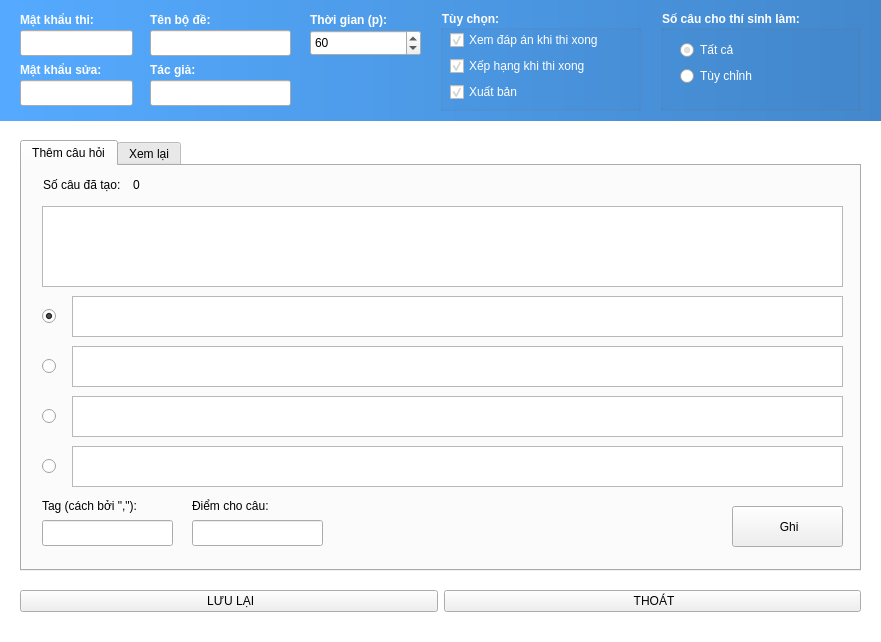
<?xml version="1.0" encoding="UTF-8"?>
<ui version="4.0">
 <class>FormTaoCauHoi</class>
 <widget class="QWidget" name="FormTaoCauHoi">
  <property name="geometry">
   <rect>
    <x>0</x>
    <y>0</y>
    <width>881</width>
    <height>642</height>
   </rect>
  </property>
  <property name="minimumSize">
   <size>
    <width>881</width>
    <height>642</height>
   </size>
  </property>
  <property name="maximumSize">
   <size>
    <width>881</width>
    <height>642</height>
   </size>
  </property>
  <property name="windowTitle">
   <string>Tạo bộ đề</string>
  </property>
  <property name="windowIcon">
   <iconset resource="resources.qrc">
    <normaloff>:/img/icon/new.ico</normaloff>:/img/icon/new.ico</iconset>
  </property>
  <property name="styleSheet">
   <string notr="true">QWidget#FormTaoCauHoi{
background-color: rgb(255, 255, 255);
}</string>
  </property>
  <widget class="QLabel" name="label">
   <property name="geometry">
    <rect>
     <x>20</x>
     <y>10</y>
     <width>91</width>
     <height>20</height>
    </rect>
   </property>
   <property name="font">
    <font>
     <weight>75</weight>
     <bold>true</bold>
    </font>
   </property>
   <property name="styleSheet">
    <string notr="true">color: rgb(255, 255, 255);</string>
   </property>
   <property name="text">
    <string>Mật khẩu thi:</string>
   </property>
  </widget>
  <widget class="QLineEdit" name="txtPass">
   <property name="geometry">
    <rect>
     <x>20</x>
     <y>30</y>
     <width>113</width>
     <height>26</height>
    </rect>
   </property>
  </widget>
  <widget class="QLineEdit" name="txtPassEdit">
   <property name="geometry">
    <rect>
     <x>20</x>
     <y>80</y>
     <width>113</width>
     <height>26</height>
    </rect>
   </property>
  </widget>
  <widget class="QLineEdit" name="txtExamName">
   <property name="geometry">
    <rect>
     <x>150</x>
     <y>30</y>
     <width>141</width>
     <height>26</height>
    </rect>
   </property>
  </widget>
  <widget class="QSpinBox" name="spinTime">
   <property name="geometry">
    <rect>
     <x>310</x>
     <y>30</y>
     <width>111</width>
     <height>26</height>
    </rect>
   </property>
   <property name="minimum">
    <number>1</number>
   </property>
   <property name="maximum">
    <number>1000</number>
   </property>
   <property name="singleStep">
    <number>15</number>
   </property>
   <property name="value">
    <number>60</number>
   </property>
  </widget>
  <widget class="QLabel" name="label_8">
   <property name="geometry">
    <rect>
     <x>0</x>
     <y>0</y>
     <width>1141</width>
     <height>121</height>
    </rect>
   </property>
   <property name="styleSheet">
    <string notr="true">background-color: qlineargradient(spread:pad, x1:0, y1:0, x2:1, y2:0, stop:0 rgba(85, 170, 255, 255), stop:1 rgba(62, 126, 189, 255));</string>
   </property>
   <property name="text">
    <string/>
   </property>
  </widget>
  <widget class="QLabel" name="label_2">
   <property name="geometry">
    <rect>
     <x>20</x>
     <y>60</y>
     <width>91</width>
     <height>20</height>
    </rect>
   </property>
   <property name="font">
    <font>
     <weight>75</weight>
     <bold>true</bold>
    </font>
   </property>
   <property name="styleSheet">
    <string notr="true">color: rgb(255, 255, 255);</string>
   </property>
   <property name="text">
    <string>Mật khẩu sửa:</string>
   </property>
  </widget>
  <widget class="QLabel" name="label_3">
   <property name="geometry">
    <rect>
     <x>150</x>
     <y>10</y>
     <width>91</width>
     <height>20</height>
    </rect>
   </property>
   <property name="font">
    <font>
     <weight>75</weight>
     <bold>true</bold>
    </font>
   </property>
   <property name="styleSheet">
    <string notr="true">color: rgb(255, 255, 255);</string>
   </property>
   <property name="text">
    <string>Tên bộ đề:</string>
   </property>
  </widget>
  <widget class="QLabel" name="label_4">
   <property name="geometry">
    <rect>
     <x>310</x>
     <y>10</y>
     <width>91</width>
     <height>20</height>
    </rect>
   </property>
   <property name="font">
    <font>
     <weight>75</weight>
     <bold>true</bold>
    </font>
   </property>
   <property name="styleSheet">
    <string notr="true">color: rgb(255, 255, 255);</string>
   </property>
   <property name="text">
    <string>Thời gian (p):</string>
   </property>
  </widget>
  <widget class="QLineEdit" name="txtAuthor">
   <property name="geometry">
    <rect>
     <x>150</x>
     <y>80</y>
     <width>141</width>
     <height>26</height>
    </rect>
   </property>
  </widget>
  <widget class="QLabel" name="label_5">
   <property name="geometry">
    <rect>
     <x>150</x>
     <y>60</y>
     <width>91</width>
     <height>20</height>
    </rect>
   </property>
   <property name="font">
    <font>
     <weight>75</weight>
     <bold>true</bold>
    </font>
   </property>
   <property name="styleSheet">
    <string notr="true">color: rgb(255, 255, 255);</string>
   </property>
   <property name="text">
    <string>Tác giả:</string>
   </property>
  </widget>
  <widget class="QTabWidget" name="tabWidget">
   <property name="geometry">
    <rect>
     <x>20</x>
     <y>140</y>
     <width>841</width>
     <height>431</height>
    </rect>
   </property>
   <property name="currentIndex">
    <number>0</number>
   </property>
   <widget class="QWidget" name="tab">
    <attribute name="title">
     <string>Thêm câu hỏi</string>
    </attribute>
    <widget class="QLineEdit" name="txtScore">
     <property name="geometry">
      <rect>
       <x>170</x>
       <y>354</y>
       <width>131</width>
       <height>26</height>
      </rect>
     </property>
    </widget>
    <widget class="QRadioButton" name="optC">
     <property name="geometry">
      <rect>
       <x>20</x>
       <y>230</y>
       <width>21</width>
       <height>41</height>
      </rect>
     </property>
     <property name="text">
      <string/>
     </property>
     <property name="checked">
      <bool>false</bool>
     </property>
    </widget>
    <widget class="QTextEdit" name="txtC">
     <property name="geometry">
      <rect>
       <x>50</x>
       <y>230</y>
       <width>771</width>
       <height>41</height>
      </rect>
     </property>
    </widget>
    <widget class="QPushButton" name="btnWrite">
     <property name="geometry">
      <rect>
       <x>710</x>
       <y>340</y>
       <width>111</width>
       <height>41</height>
      </rect>
     </property>
     <property name="text">
      <string> Ghi</string>
     </property>
     <property name="icon">
      <iconset resource="resources.qrc">
       <normaloff>:/img/icon/check.png</normaloff>:/img/icon/check.png</iconset>
     </property>
     <property name="iconSize">
      <size>
       <width>32</width>
       <height>32</height>
      </size>
     </property>
    </widget>
    <widget class="QRadioButton" name="optD">
     <property name="geometry">
      <rect>
       <x>20</x>
       <y>280</y>
       <width>21</width>
       <height>41</height>
      </rect>
     </property>
     <property name="text">
      <string/>
     </property>
     <property name="checked">
      <bool>false</bool>
     </property>
    </widget>
    <widget class="QTextEdit" name="txtD">
     <property name="geometry">
      <rect>
       <x>50</x>
       <y>280</y>
       <width>771</width>
       <height>41</height>
      </rect>
     </property>
    </widget>
    <widget class="QLineEdit" name="txtTags">
     <property name="geometry">
      <rect>
       <x>20</x>
       <y>354</y>
       <width>131</width>
       <height>26</height>
      </rect>
     </property>
    </widget>
    <widget class="QRadioButton" name="optA">
     <property name="geometry">
      <rect>
       <x>20</x>
       <y>130</y>
       <width>21</width>
       <height>41</height>
      </rect>
     </property>
     <property name="text">
      <string/>
     </property>
     <property name="checked">
      <bool>true</bool>
     </property>
    </widget>
    <widget class="QTextEdit" name="txtA">
     <property name="geometry">
      <rect>
       <x>50</x>
       <y>130</y>
       <width>771</width>
       <height>41</height>
      </rect>
     </property>
    </widget>
    <widget class="QTextEdit" name="txtB">
     <property name="geometry">
      <rect>
       <x>50</x>
       <y>180</y>
       <width>771</width>
       <height>41</height>
      </rect>
     </property>
    </widget>
    <widget class="QLabel" name="label_6">
     <property name="geometry">
      <rect>
       <x>20</x>
       <y>330</y>
       <width>131</width>
       <height>20</height>
      </rect>
     </property>
     <property name="text">
      <string>Tag (cách bởi &quot;,&quot;):</string>
     </property>
    </widget>
    <widget class="QRadioButton" name="optB">
     <property name="geometry">
      <rect>
       <x>20</x>
       <y>180</y>
       <width>21</width>
       <height>41</height>
      </rect>
     </property>
     <property name="text">
      <string/>
     </property>
     <property name="checked">
      <bool>false</bool>
     </property>
    </widget>
    <widget class="QLabel" name="label_7">
     <property name="geometry">
      <rect>
       <x>170</x>
       <y>330</y>
       <width>131</width>
       <height>20</height>
      </rect>
     </property>
     <property name="text">
      <string>Điểm cho câu:</string>
     </property>
    </widget>
    <widget class="QTextEdit" name="txtCauHoi">
     <property name="geometry">
      <rect>
       <x>20</x>
       <y>40</y>
       <width>801</width>
       <height>81</height>
      </rect>
     </property>
    </widget>
    <widget class="QLabel" name="lblCount">
     <property name="geometry">
      <rect>
       <x>111</x>
       <y>11</y>
       <width>16</width>
       <height>16</height>
      </rect>
     </property>
     <property name="text">
      <string>0</string>
     </property>
     <property name="alignment">
      <set>Qt::AlignLeading|Qt::AlignLeft|Qt::AlignVCenter</set>
     </property>
    </widget>
    <widget class="QLabel" name="label_9">
     <property name="geometry">
      <rect>
       <x>21</x>
       <y>11</y>
       <width>84</width>
       <height>16</height>
      </rect>
     </property>
     <property name="text">
      <string>Số câu đã tạo:</string>
     </property>
    </widget>
   </widget>
   <widget class="QWidget" name="tab_2">
    <attribute name="title">
     <string>Xem lại</string>
    </attribute>
    <widget class="QLabel" name="lblIDQ">
     <property name="geometry">
      <rect>
       <x>77</x>
       <y>11</y>
       <width>21</width>
       <height>16</height>
      </rect>
     </property>
     <property name="text">
      <string>0</string>
     </property>
     <property name="alignment">
      <set>Qt::AlignLeading|Qt::AlignLeft|Qt::AlignVCenter</set>
     </property>
    </widget>
    <widget class="QLabel" name="label_10">
     <property name="geometry">
      <rect>
       <x>21</x>
       <y>11</y>
       <width>50</width>
       <height>16</height>
      </rect>
     </property>
     <property name="text">
      <string>Câu thứ:</string>
     </property>
    </widget>
    <widget class="QRadioButton" name="optA_2">
     <property name="geometry">
      <rect>
       <x>20</x>
       <y>130</y>
       <width>21</width>
       <height>41</height>
      </rect>
     </property>
     <property name="text">
      <string/>
     </property>
     <property name="checked">
      <bool>true</bool>
     </property>
    </widget>
    <widget class="QRadioButton" name="optC_2">
     <property name="geometry">
      <rect>
       <x>20</x>
       <y>230</y>
       <width>21</width>
       <height>41</height>
      </rect>
     </property>
     <property name="text">
      <string/>
     </property>
     <property name="checked">
      <bool>false</bool>
     </property>
    </widget>
    <widget class="QLabel" name="label_11">
     <property name="geometry">
      <rect>
       <x>20</x>
       <y>330</y>
       <width>131</width>
       <height>20</height>
      </rect>
     </property>
     <property name="text">
      <string>Tag (cách bởi &quot;,&quot;):</string>
     </property>
    </widget>
    <widget class="QTextEdit" name="txtCauHoi_2">
     <property name="geometry">
      <rect>
       <x>20</x>
       <y>40</y>
       <width>801</width>
       <height>81</height>
      </rect>
     </property>
    </widget>
    <widget class="QPushButton" name="btnWrite_2">
     <property name="geometry">
      <rect>
       <x>710</x>
       <y>340</y>
       <width>111</width>
       <height>41</height>
      </rect>
     </property>
     <property name="text">
      <string> Ghi</string>
     </property>
     <property name="icon">
      <iconset resource="resources.qrc">
       <normaloff>:/img/icon/check.png</normaloff>:/img/icon/check.png</iconset>
     </property>
     <property name="iconSize">
      <size>
       <width>32</width>
       <height>32</height>
      </size>
     </property>
    </widget>
    <widget class="QLineEdit" name="txtTags_2">
     <property name="geometry">
      <rect>
       <x>20</x>
       <y>354</y>
       <width>131</width>
       <height>26</height>
      </rect>
     </property>
    </widget>
    <widget class="QTextEdit" name="txtD_2">
     <property name="geometry">
      <rect>
       <x>50</x>
       <y>280</y>
       <width>771</width>
       <height>41</height>
      </rect>
     </property>
    </widget>
    <widget class="QTextEdit" name="txtA_2">
     <property name="geometry">
      <rect>
       <x>50</x>
       <y>130</y>
       <width>771</width>
       <height>41</height>
      </rect>
     </property>
    </widget>
    <widget class="QRadioButton" name="optB_2">
     <property name="geometry">
      <rect>
       <x>20</x>
       <y>180</y>
       <width>21</width>
       <height>41</height>
      </rect>
     </property>
     <property name="text">
      <string/>
     </property>
     <property name="checked">
      <bool>false</bool>
     </property>
    </widget>
    <widget class="QTextEdit" name="txtB_2">
     <property name="geometry">
      <rect>
       <x>50</x>
       <y>180</y>
       <width>771</width>
       <height>41</height>
      </rect>
     </property>
    </widget>
    <widget class="QRadioButton" name="optD_2">
     <property name="geometry">
      <rect>
       <x>20</x>
       <y>280</y>
       <width>21</width>
       <height>41</height>
      </rect>
     </property>
     <property name="text">
      <string/>
     </property>
     <property name="checked">
      <bool>false</bool>
     </property>
    </widget>
    <widget class="QLineEdit" name="txtScore_2">
     <property name="geometry">
      <rect>
       <x>170</x>
       <y>354</y>
       <width>131</width>
       <height>26</height>
      </rect>
     </property>
    </widget>
    <widget class="QLabel" name="label_12">
     <property name="geometry">
      <rect>
       <x>170</x>
       <y>330</y>
       <width>131</width>
       <height>20</height>
      </rect>
     </property>
     <property name="text">
      <string>Điểm cho câu:</string>
     </property>
    </widget>
    <widget class="QTextEdit" name="txtC_2">
     <property name="geometry">
      <rect>
       <x>50</x>
       <y>230</y>
       <width>771</width>
       <height>41</height>
      </rect>
     </property>
    </widget>
    <widget class="QPushButton" name="btnPre">
     <property name="geometry">
      <rect>
       <x>350</x>
       <y>340</y>
       <width>111</width>
       <height>41</height>
      </rect>
     </property>
     <property name="text">
      <string> Câu trước</string>
     </property>
     <property name="icon">
      <iconset resource="resources.qrc">
       <normaloff>:/img/icon/previous.png</normaloff>:/img/icon/previous.png</iconset>
     </property>
     <property name="iconSize">
      <size>
       <width>24</width>
       <height>24</height>
      </size>
     </property>
    </widget>
    <widget class="QPushButton" name="btnNext">
     <property name="geometry">
      <rect>
       <x>470</x>
       <y>340</y>
       <width>111</width>
       <height>41</height>
      </rect>
     </property>
     <property name="text">
      <string> Câu sau</string>
     </property>
     <property name="icon">
      <iconset resource="resources.qrc">
       <normaloff>:/img/icon/next.png</normaloff>:/img/icon/next.png</iconset>
     </property>
     <property name="iconSize">
      <size>
       <width>24</width>
       <height>24</height>
      </size>
     </property>
    </widget>
    <widget class="QPushButton" name="btnDelete">
     <property name="geometry">
      <rect>
       <x>590</x>
       <y>340</y>
       <width>111</width>
       <height>41</height>
      </rect>
     </property>
     <property name="styleSheet">
      <string notr="true"/>
     </property>
     <property name="text">
      <string> Xóa</string>
     </property>
     <property name="icon">
      <iconset resource="resources.qrc">
       <normaloff>:/img/icon/delete.png</normaloff>:/img/icon/delete.png</iconset>
     </property>
     <property name="iconSize">
      <size>
       <width>24</width>
       <height>24</height>
      </size>
     </property>
    </widget>
   </widget>
  </widget>
  <widget class="QGroupBox" name="groupBox">
   <property name="geometry">
    <rect>
     <x>660</x>
     <y>10</y>
     <width>201</width>
     <height>101</height>
    </rect>
   </property>
   <property name="font">
    <font>
     <weight>75</weight>
     <bold>true</bold>
    </font>
   </property>
   <property name="styleSheet">
    <string notr="true">color: rgb(255, 255, 255);</string>
   </property>
   <property name="title">
    <string>Số câu cho thí sinh làm:</string>
   </property>
   <widget class="QWidget" name="layoutWidget">
    <property name="geometry">
     <rect>
      <x>20</x>
      <y>30</y>
      <width>84</width>
      <height>48</height>
     </rect>
    </property>
    <layout class="QVBoxLayout" name="verticalLayout_2">
     <item>
      <widget class="QRadioButton" name="optAll">
       <property name="text">
        <string>Tất cả</string>
       </property>
       <property name="checked">
        <bool>true</bool>
       </property>
      </widget>
     </item>
     <item>
      <widget class="QRadioButton" name="optCustom">
       <property name="text">
        <string>Tùy chỉnh</string>
       </property>
      </widget>
     </item>
    </layout>
   </widget>
  </widget>
  <widget class="QGroupBox" name="groupBox_2">
   <property name="geometry">
    <rect>
     <x>440</x>
     <y>10</y>
     <width>201</width>
     <height>101</height>
    </rect>
   </property>
   <property name="font">
    <font>
     <weight>75</weight>
     <bold>true</bold>
    </font>
   </property>
   <property name="styleSheet">
    <string notr="true">color: rgb(255, 255, 255);</string>
   </property>
   <property name="title">
    <string>Tùy chọn:</string>
   </property>
   <widget class="QWidget" name="layoutWidget">
    <property name="geometry">
     <rect>
      <x>10</x>
      <y>20</y>
      <width>167</width>
      <height>74</height>
     </rect>
    </property>
    <layout class="QVBoxLayout" name="verticalLayout">
     <item>
      <widget class="QCheckBox" name="chkShowAnswer">
       <property name="styleSheet">
        <string notr="true">color: rgb(255, 255, 255);</string>
       </property>
       <property name="text">
        <string>Xem đáp án khi thi xong</string>
       </property>
       <property name="checked">
        <bool>true</bool>
       </property>
      </widget>
     </item>
     <item>
      <widget class="QCheckBox" name="chkRank">
       <property name="styleSheet">
        <string notr="true">color: rgb(255, 255, 255);</string>
       </property>
       <property name="text">
        <string>Xếp hạng khi thi xong</string>
       </property>
       <property name="checked">
        <bool>true</bool>
       </property>
      </widget>
     </item>
     <item>
      <widget class="QCheckBox" name="chkPublic">
       <property name="styleSheet">
        <string notr="true">color: rgb(255, 255, 255);</string>
       </property>
       <property name="text">
        <string>Xuất bản</string>
       </property>
       <property name="checked">
        <bool>true</bool>
       </property>
      </widget>
     </item>
    </layout>
   </widget>
  </widget>
  <widget class="QWidget" name="">
   <property name="geometry">
    <rect>
     <x>20</x>
     <y>580</y>
     <width>841</width>
     <height>43</height>
    </rect>
   </property>
   <layout class="QHBoxLayout" name="horizontalLayout">
    <item>
     <widget class="QPushButton" name="btnSave">
      <property name="toolTip">
       <string/>
      </property>
      <property name="text">
       <string> LƯU LẠI</string>
      </property>
      <property name="icon">
       <iconset resource="resources.qrc">
        <normaloff>:/img/icon/save.png</normaloff>:/img/icon/save.png</iconset>
      </property>
      <property name="iconSize">
       <size>
        <width>32</width>
        <height>32</height>
       </size>
      </property>
     </widget>
    </item>
    <item>
     <widget class="QPushButton" name="btnExit">
      <property name="toolTip">
       <string/>
      </property>
      <property name="text">
       <string> THOÁT</string>
      </property>
      <property name="icon">
       <iconset resource="resources.qrc">
        <normaloff>:/img/icon/quit.png</normaloff>:/img/icon/quit.png</iconset>
      </property>
      <property name="iconSize">
       <size>
        <width>32</width>
        <height>32</height>
       </size>
      </property>
     </widget>
    </item>
   </layout>
  </widget>
  <zorder>label_8</zorder>
  <zorder>label</zorder>
  <zorder>txtPass</zorder>
  <zorder>txtPassEdit</zorder>
  <zorder>txtExamName</zorder>
  <zorder>spinTime</zorder>
  <zorder>label_2</zorder>
  <zorder>label_3</zorder>
  <zorder>label_4</zorder>
  <zorder>txtAuthor</zorder>
  <zorder>label_5</zorder>
  <zorder>tabWidget</zorder>
  <zorder>lblCount</zorder>
  <zorder>label_9</zorder>
  <zorder>btnExit</zorder>
  <zorder>btnSave</zorder>
  <zorder>groupBox</zorder>
  <zorder>groupBox_2</zorder>
  <zorder>btnSave</zorder>
  <zorder>btnExit</zorder>
 </widget>
 <resources>
  <include location="resources.qrc"/>
 </resources>
 <connections/>
</ui>
